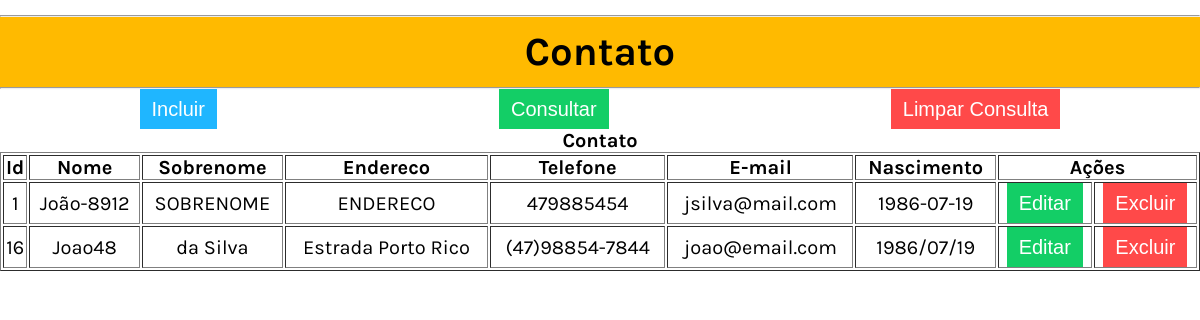
Page /Projeto_com_orientacao_objeto/ConsultaContato.php on the committed database.
### tables this page shows
CREATE TABLE contato (contato_id INTEGER PRIMARY KEY AUTOINCREMENT NOT NULL, nome TEXT, sobrenome TEXT, endereco TEXT, telefone TEXT, email TEXT, nascimento TEXT);

### Projeto_com_orientacao_objeto/ConsultaContato.php (the view, shortened to what this page needs)
<?php
require_once 'ConsultaPadrao.php';
class ConsultaContato extends ConsultaPadrao{
    protected function getNomeTabela(){
        return "contato";
    }
    protected function getColunasTabela(){
        $html_colunas_tabela = '';
        $aDados = $this->getDados();
        if(count($aDados)){
            foreach ($aDados as $aContato){
                $html_colunas_tabela .= "<tr>";
                $contato_id = $aContato["contato_id"];
                $nome       = $aContato["nome"];
                $sobrenome  = $aContato["sobrenome"];
                $endereco   = $aContato["endereco"];
                $telefone   = $aContato["telefone"];
                $email      = $aContato["email"];
                $nascimento = $aContato["nascimento"];
                $html_colunas_tabela .= "<td>$contato_id</td>";
                $html_colunas_tabela .= "<td>$nome</td>";
                $html_colunas_tabela .= "<td>$sobrenome</td>";
                $html_colunas_tabela .= "<td>$endereco</td>";
                $html_colunas_tabela .= "<td>$telefone</td>";
                $html_colunas_tabela .= "<td>$email</td>";
                $html_colunas_tabela .= "<td>$nascimento</td>";
                $html_colunas_tabela .= $this->getAcoesContato($contato_id);
                $html_colunas_tabela .= "</tr>";
            }
        } else {
            $html_colunas_tabela .= "<tr><td colspan=\"7\" align='center'>Sem dados para exibir</td></tr>";
        }
        return $html_colunas_tabela;
    }
    protected function getAcoesContato($contato_id){
        $html_acao = '<td>
                            <button type="button" class="button green" onclick="editarContato(' . $contato_id . ')">Editar</button>
                    </td>
                    <td>
                            <button type="button" class="button red" onclick="excluirContato(' . $contato_id . ')">Excluir</button>
                        </td>';
        return $html_acao;
    }
    protected function getColunasCabecalhoTabela(){
        $html_tabela  = "    <th>Id</th>";
        $html_tabela .= "    <th>Nome</th>";
        $html_tabela .= "    <th>Sobrenome</th>";
        $html_tabela .= "    <th>Endereco</th>";
        $html_tabela .= "    <th>Telefone</th>";
        $html_tabela .= "    <th>E-mail</th>";
        $html_tabela .= "    <th>Nascimento</th>";
        $html_tabela .= "    <th colspan='2'>Ações</th>";
        return $html_tabela;
    }
}
new ConsultaContato();

### Projeto_com_orientacao_objeto/css/button.css (style rules this page uses)
.button { border-style: none; height: 40px; padding: 6px 12px; background-color: black; color: white; font-size: 1rem; cursor: pointer; transition: box-shadow .6s ease; }
button.green { background-color: #13CE66; }
button.red { background-color: #FF4949; }

### Projeto_com_orientacao_objeto/css/main.css (style rules this page uses)
* { padding: 0; margin: 0; box-sizing: border-box; text-align: center; font-size: 20px; }
:root { --primary-color: #FFBA00; --secundary-color: #FFF1CC; --shadow-color: #CCC; --text-color: #FFF; }
body { min-height: 100vh; display: flex; flex-direction: column; font-family: 'karla', sans-serif; position:relative; }

### rows in the picture
contato: contato_id "1", nome "João-8912", sobrenome "SOBRENOME", endereco "ENDERECO", telefone "479885454", email "jsilva@mail.com", nascimento "1986-07-19"
contato: contato_id "16", nome "Joao48", sobrenome "da Silva", endereco "Estrada Porto Rico", telefone "(47)98854-7844", email "joao@email.com", nascimento "1986/07/19"

### other values in the picture
$this->getNomeTabela() "Contato"
